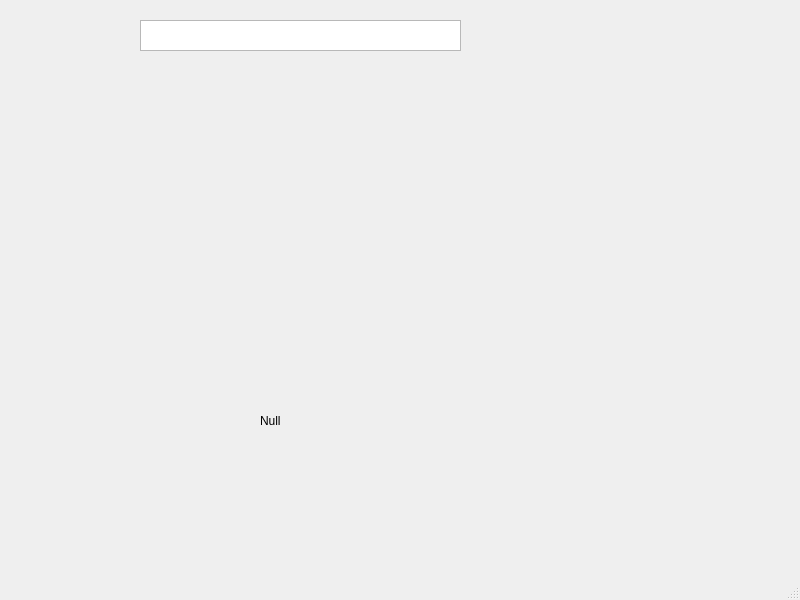
<?xml version="1.0" encoding="UTF-8"?>
<ui version="4.0">
 <class>MainWindow</class>
 <widget class="QMainWindow" name="MainWindow">
  <property name="geometry">
   <rect>
    <x>0</x>
    <y>0</y>
    <width>800</width>
    <height>600</height>
   </rect>
  </property>
  <property name="windowTitle">
   <string>Canal Resort Reservation</string>
  </property>
  <widget class="QWidget" name="centralwidget">
   <widget class="QStackedWidget" name="windowStack">
    <property name="geometry">
     <rect>
      <x>10</x>
      <y>10</y>
      <width>771</width>
      <height>521</height>
     </rect>
    </property>
    <property name="currentIndex">
     <number>0</number>
    </property>
    <widget class="QWidget" name="pageA">
     <widget class="QPlainTextEdit" name="nameTextEdit">
      <property name="geometry">
       <rect>
        <x>130</x>
        <y>10</y>
        <width>321</width>
        <height>31</height>
       </rect>
      </property>
     </widget>
     <widget class="QLabel" name="testText">
      <property name="geometry">
       <rect>
        <x>250</x>
        <y>390</y>
        <width>181</width>
        <height>41</height>
       </rect>
      </property>
      <property name="text">
       <string>Null</string>
      </property>
     </widget>
    </widget>
    <widget class="QWidget" name="pageB"/>
   </widget>
  </widget>
  <widget class="QMenuBar" name="menubar">
   <property name="geometry">
    <rect>
     <x>0</x>
     <y>0</y>
     <width>800</width>
     <height>26</height>
    </rect>
   </property>
  </widget>
  <widget class="QStatusBar" name="statusbar"/>
 </widget>
 <resources/>
 <connections/>
</ui>
